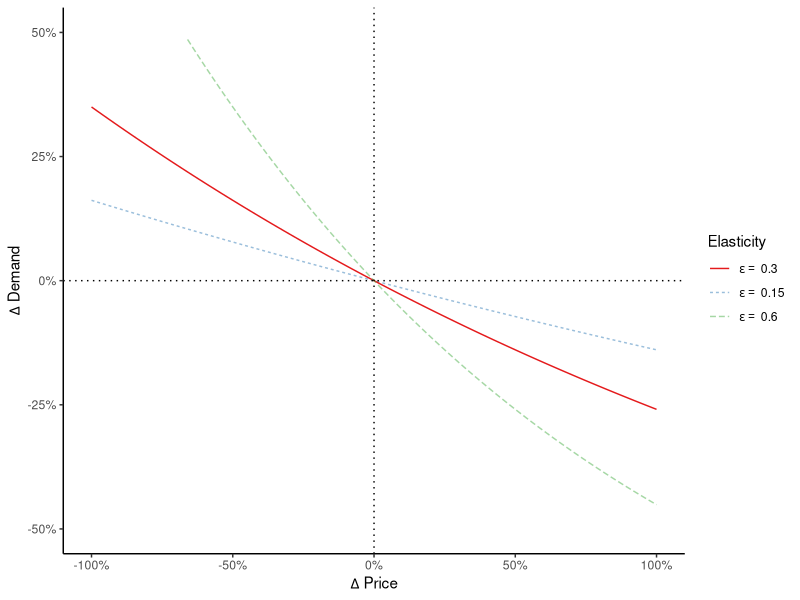
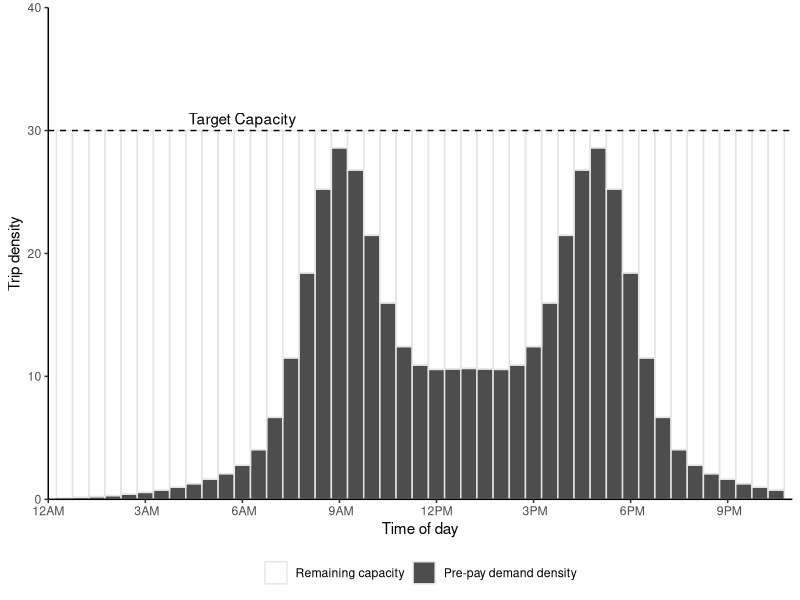

The R script that drew these images, in order:

library(data.table)
library(ggplot2)
library(scales)
# library(extrafont)

#### Functions ####

#Pricing function
fun.price <- function(k, pmin, pmax, a, b)  pmin + (pmax-pmin)/(1 + exp(a-b*k))

#Elasticity function
fun.elasticdemand <- function(k,p1,p2,E) k+k*(exp(-E*(p2-p1)/(p2+p1))-1)
#fun.elasticdemand <- function(k,p1,p2,E) k*((p2-p1)/p1)^-E

#Demand distribution (Manually constructed for this example)
fun.demanddist <- function(scale, t,sd) scale*(dnorm(t,mean=9,sd) + dnorm(t,mean=17,sd) + dnorm(t,mean=12,sd=4) + dnorm(t,mean=14,sd=4))


#### Parameters ####
E = 0.3
trips = 100000
inc = 5/60
t = seq(0,24,by=inc)
a = 7
b = 0.3
pfix = 8
pmin = 0*pfix/2
pmax = pfix*3
nlanes = 6 #lanes

#### Run for the constant parameters ####
dat = data.table(t=t, k1 = fun.demanddist(85,t,1.5), price1 = pfix)
#dat[ , k2 := fun.demanddist(t,2)]
dat[ , "q1" := trips*k1/sum(k1)/inc/nlanes ]
dat[ , "n1" := trips*k1/sum(k1) ]
dat[ , price2 := fun.price(k1, pmin, pmax, a, b)]

dat[ , k2 := fun.elasticdemand(k1,price1,price2,E)]
dat[ , k2 := sum(k1)*k2/sum(k2)]
dat[ , "q2" := trips*k2/sum(k2)/inc/nlanes ]
dat[ , "n2" := trips*k2/sum(k2) ]

#Revenue
dat[ , rev1 := n1*price1]
dat[ , rev2 := n2*price2]
#Revenue per house
dat[ , rev1hr := rev1/inc]
dat[ , rev2hr := rev2/inc]
#Cumulative sum
dat[ , sumrev1 := cumsum(n1*price1)]
dat[ , sumrev2 := cumsum(n2*price2)]

#Time
dat[ , time := as.POSIXct('2000-01-01 00:00:00 EST', tz='EST') + (3600*t)]

#Check sum, make sure the same number of total trips happen
dat[ , lapply(.SD, sum),.SDcols = c("k1","k2")]
dat[ , lapply(.SD, sum),.SDcols = c("q1","q2")]
dat[ , lapply(.SD, sum),.SDcols = c("n1","n2")]


#### Run with varying pmax and elasticity ####
#Set up combination matrix
datvar = as.data.table(expand.grid(tval = t,
                                   E = seq(0,2, by=0.025),
                                   surge = seq(0, 4, by = 0.05)))
#Assign fixed price & scaled price
datvar[ , price1 := pfix]
datvar[ , pmax := pfix*surge]
#Calculate demand dist for each combo
datvar[ , k1 := fun.demanddist(85, tval, 1.5), by = .(E,surge)]
#Calculate flow and number of trips for fixed price
datvar[ , "q1" := trips*k1/sum(k1)/inc/nlanes, by = .(E,surge)]
datvar[ , "n1" := trips*k1/sum(k1), by = .(E,surge)]
#Calculate new price the previous demand
datvar[ , price2 := fun.price(k1, pmin, pmax, a, b)]
#Calculate new density, flow, and number of trips from price
datvar[ , k2 := fun.elasticdemand(k1,price1,price2,E), by = .(E,surge)]
datvar[ , k2 := sum(k1)*k2/sum(k2), by = .(E,surge)]
datvar[ , "q2" := trips*k2/sum(k2)/inc/nlanes, by = .(E,surge)]
datvar[ , "n2" := trips*k2/sum(k2), by = .(E,surge)]
#Revenue
datvar[ , rev1 := cumsum(n1*price1)]
datvar[ , rev2 := cumsum(n2*price2)]

#Revenue
datvar[ , rev1 := n1*price1]
datvar[ , rev2 := n2*price2]
#Cumulative sum
datvar[ , sumrev1 := cumsum(rev1)]
datvar[ , sumrev2 := cumsum(rev2)]

#Time
datvar[ , time := as.POSIXct('2000-01-01 00:00:00 EST', tz='EST') + (3600*tval)]

#Check sum, make sure the same number of total trips happen
datvar[ , lapply(.SD, sum),.SDcols = c("k1","k2"), by = .(E,surge)][, all.equal(k1,k2)]
datvar[ , lapply(.SD, sum),.SDcols = c("q1","q2"), by = .(E,surge)][, all.equal(q1,q2)]
datvar[ , lapply(.SD, sum),.SDcols = c("n1","n2"), by = .(E,surge)][, all.equal(n1,n2)]

#Aggregate total revenue
revmat <- datvar[ , list("revratio" = sum(rev2)/sum(rev1)), by = .(E,surge)]



#### Ploting ####


#### Kernal Density 
#rand = data.table(rand = c(rlnorm(50, sd=0.5), rnorm(50, mean=3, sd=0.5)))
#rand = data.table(rand = rlnorm(5))
rand = data.table(rand = c(-2.1,-1.3,-0.4,1.9,5.1,6.2))
d = density(rand$rand, kernel = 'gaussian', bw=sqrt(2.25))

plot.kernel <- ggplot(rand, aes(rand)) +
  geom_rug() +
  geom_histogram(aes(y=4*..density..), binwidth=d$bw, alpha=0.2) +
  geom_density(aes(y=..count..), bw=d$bw) +
  scale_y_continuous("Density", limits = c(0, 1)) +
  scale_x_continuous("Random value", limits = c(-7.5,12)) +
  theme_classic() 
#theme(text=element_text(family="Times New Roman"))
for(x in rand$rand) plot.kernel <- plot.kernel + stat_function(fun = dnorm, args = list(mean = x, sd = d$bw), linetype=2)
# plot.kernel


#### Elasticity Plot
elabs <- c(paste0("E = ",E), paste0("E = ",E/2), paste0("E = ",2*E))
elabs <- c(bquote(epsilon ==~.(E)), bquote(epsilon ==~.(E/2)), bquote(epsilon ==~.(2*E)))

plot.elasticity <- ggplot(data.frame(x = c(0, 1)), aes(x)) + 
  stat_function(fun = function(x) exp(-0.5*E*x)-1, aes(linetype = "E/2", color = "E/2"), alpha = 0.5) +
  stat_function(fun = function(x) exp(-E*x)-1, aes(linetype = "E", color = "E")) +
  stat_function(fun = function(x) exp(-2.0*E*x)-1, aes(linetype = "2E", color = "2E"), alpha = 0.5) +
  geom_vline(xintercept = 0, linetype="dotted") +
  geom_hline(yintercept = 0, linetype="dotted") +
  #annotate("text", x=-0.4, y=-.25, label = paste("Constant elasticity =",E)) + #, family = "Times New Roman") +
  scale_x_continuous(expression(Delta~"Price"), labels = scales::percent, limits = c(-1,1)) +
  scale_y_continuous(expression(Delta~"Demand"), labels = scales::percent, limits = c(-0.5,0.5)) +
  scale_color_brewer("Elasticity", palette = "Set1", limits = c("E","E/2","2E"), labels = elabs) +
  scale_linetype("Elasticity", limits = c("E","E/2","2E"), labels = elabs) +
  theme_classic()
# theme(text=element_text(family="Times New Roman"))
plot.elasticity

#### Pricing funcition 
plot.price <- ggplot(data.frame(x = c(0, 40)), aes(x)) + 
  stat_function(fun = fun.price, args = list(pmin, pmax, a, b)) +
  scale_y_continuous("Price ($/veh)", labels = scales::dollar, limits = c(0,pmax)) +
  scale_x_continuous("Traffic density (veh/km/lane)") +
  theme_classic()
# theme(text=element_text(family="Times New Roman"))
# plot.price


#### Discretized time Density Distributions
captime = data.table(t = seq(0, 24, by = 0.5),
                     time = as.POSIXct('2000-01-01 00:00:00 EST', tz='EST') + (3600*seq(0, 24, by = 0.5)),
                     k = fun.demanddist(55, seq(0, 24, by = 0.5), 1),
                     cap = 30)
captime[ , diff := cap - k ]
captime[diff < 0, diff := abs(diff) + cap]
captime <- melt(captime, id.vars = c("t","time","cap"))
captime[ , variable := factor(variable, levels = c("diff","k"))]

plot.captime <- ggplot(captime) + 
  #geom_col(aes(x=time,y=k), color = alpha("white",0)) +
  #geom_col(aes(x=time,y=cap, color = "Density of pre-purchased time slots"), width = 0, fill = alpha("white",0)) +
  geom_col(aes(x=time, y = value, fill = variable), color = "gray90", width = 1800, position = "stack") +
  scale_fill_manual(NULL, values = c(alpha("white",0),"gray30"), labels = c("Remaining capacity","Pre-pay demand density")) +
  geom_hline(yintercept = captime$cap[1], linetype = "dashed") +
  annotate("text", x = as.POSIXct('2000-01-01 06:00:00 EST', tz='EST'), y = 30, label = "Target Capacity", vjust = -0.5) +
  scale_y_continuous("Trip density", expand = c(0,0), limits = c(0,40)) +
  scale_x_datetime("Time of day", labels = date_format("%l%p", tz='EST'), date_breaks = "3 hour", expand = c(0,0),
                   limits = c(as.POSIXct('2000-01-01 00:00:00 EST', tz='EST'),as.POSIXct('2000-01-01 23:00:00 EST', tz='EST'))) +
  theme_classic() +
  theme(legend.position = "bottom", 
        legend.background = element_blank())
#text=element_text(family="Times New Roman"))
plot.captime



#### Demand Density Distributions (Same as flow, but with density)
plot.demanddensity <- ggplot(dat) + 
  geom_line(aes(x=time,y=k1, linetype="Fixed")) + 
  geom_line(aes(x=time,y=k2, linetype="Dynamic")) + 
  scale_y_continuous("Traffic density (veh/km/ln)") +
  scale_linetype("Tolling scheme") +
  scale_x_datetime("Time of day", labels = date_format("%l%p", tz='EST'), date_breaks = "3 hour",
                   limits = c(as.POSIXct('2000-01-01 00:00:00 EST', tz='EST'),as.POSIXct('2000-01-01 23:00:00 EST', tz='EST'))) +
  theme_classic() +
  theme(legend.position = c(0.2,0.7), 
        legend.background = element_blank())
        #text=element_text(family="Times New Roman"))
# plot.demanddensity

#### Demand flow distributions (Same as density, but with flow)
plot.demandflow <- ggplot(dat) + 
  geom_line(aes(x=time,y=q1, linetype="Fixed")) + 
  geom_line(aes(x=time,y=q2, linetype="Dynamic")) + 
  scale_y_continuous("Traffic flow (veh/hr/lane)") +
  scale_linetype("Tolling scheme") +
  scale_x_datetime("Time of day", labels = date_format("%l%p", tz='EST'), date_breaks = "3 hour",
                   limits = c(as.POSIXct('2000-01-01 00:00:00 EST', tz='EST'),as.POSIXct('2000-01-01 23:00:00 EST', tz='EST'))) +
  theme_classic() +
  theme(legend.position = c(0.15,0.6))
        #text=element_text(family="Times New Roman"))
# plot.demandflow


#### Toll price distribution
plot.toll <- ggplot(dat) +  
  geom_line(aes(x=time,y=price1, linetype="Fixed")) + 
  geom_line(aes(x=time,y=price2, linetype="Dynamic")) + 
  scale_y_continuous("Price ($/veh)", labels = scales::dollar, limits = c(0,pmax)) +
  scale_linetype("Tolling scheme") +
  scale_x_datetime("Time of day", labels = date_format("%l%p", tz='EST'), date_breaks = "3 hour",
                   limits = c(as.POSIXct('2000-01-01 00:00:00 EST', tz='EST'),as.POSIXct('2000-01-01 23:00:00 EST', tz='EST'))) +
  theme_classic() +
  theme(legend.position = c(0.2,0.7),
        legend.background = element_blank())
        #text=element_text(family="Times New Roman"))
# plot.toll

#### Revenue distribution
plot.revenue <- ggplot(dat) + 
  geom_line(aes(x=time,y=rev1, linetype=paste0("Fixed toll,\nTotal revenue: ", scales::dollar(sum(dat$rev1))))) +
  geom_line(aes(x=time,y=rev2, linetype=paste0("Dynamic toll,\nTotal revenue: ", scales::dollar(sum(dat$rev2))))) +
  scale_y_continuous(expression("Revenue per hour ($/hr)"), labels = scales::dollar) +
  scale_x_datetime("Time of day", labels = date_format("%l%p", tz='EST'), date_breaks = "3 hour",
                   limits = c(as.POSIXct('2000-01-01 00:00:00 EST', tz='EST'),
                              as.POSIXct('2000-01-01 24:00:00 EST', tz='EST'))) +
  scale_linetype(NULL) +
  # annotate("text", x=as.POSIXct('2000-01-01 24:00:00 EST', tz='EST'), y=0.5*max(dat$rev2),
  #          label = paste0(paste0("Fixed toll: ", scales::dollar(sum(dat$rev1))),"\n",
  #                         paste0("Dynamic toll: ", scales::dollar(sum(dat$rev2)))), hjust = 0, size = 4) +
  theme_classic() +
  theme(legend.position = "bottom",
        legend.background = element_blank())
        #text=element_text(family="Times New Roman"))
# plot.revenue


#### Cumulative revenue
plot.revsum <- ggplot(dat) + 
  geom_line(aes(x=time,y=sumrev1, linetype="Fixed")) +
  geom_line(aes(x=time,y=sumrev2, linetype="Dynamic")) +
  scale_y_continuous("Total revenue ($)", labels = scales::dollar) +
  scale_linetype(NULL) +
  scale_x_datetime("Time of day", labels = date_format("%l%p", tz='EST'), date_breaks = "3 hour",
                   limits = c(as.POSIXct('2000-01-01 00:00:00 EST', tz='EST'),as.POSIXct('2000-01-01 23:00:00 EST', tz='EST'))) +
  theme_classic() +
  theme(legend.position = c(0.2,0.7),
        legend.background = element_blank())
#text=element_text(family="Times New Roman"))
# plot.revsum


#### Total revenue by Elasticity vs Pmax
# cuts = with(revmat, 
#             c(seq(10*floor(10*min(revratio)), 100, length.out = 6)[-6],
#               seq(100, 10*ceiling(10*max(revratio)), length.out = 6)))

cuts = seq(0, 200, by = 20)
cutlabs = c(paste0(paste(round(cuts)[-length(cuts)], round(cuts[-1]), sep = "-"),"%"),paste0(">",round(cuts)[length(cuts)],"%"))

plot.revmat <- ggplot(revmat, aes(x = E, y = surge)) +
  #geom_contour_filled(breaks = cuts, aes(z = 100*revratio)) +
  geom_raster(aes(fill = cut(100*revratio, c(cuts,Inf), include.lowest = T))) +
  geom_contour(breaks = cuts, aes(z = 100*revratio), color = "black") +
  scale_x_continuous(expression("Price Elasticity of Demand, "~epsilon), expand = c(0,0)) +
  scale_y_continuous(expression("Maximum surge pricing,"~P[max]), expand = c(0,0),
                     labels = scales::percent_format()) +
  scale_fill_brewer(expression("Revenue Ratio\n(Dynamic / Fixed)"),
                    palette = "RdBu", label = cutlabs) +
  coord_cartesian(xlim = c(0, max(revmat$E)), ylim = c(0,max(revmat$surge))) +
  theme_bw()
# plot.revmat





# ggsave("../figures/toyprice.pdf", plot.price, device = cairo_pdf, width=4.25, height=2, units = "in")
# ggsave("../figures/toyelasticity.pdf", plot.elasticity, device = cairo_pdf, width=4.25, height=2, units = "in")
# ggsave("../figures/toydemand.pdf", plot.demanddensity, device = cairo_pdf, width=4.25, height=2, units = "in")
# ggsave("../figures/toytoll.pdf", plot.toll, device = cairo_pdf, width=4.25, height=2, units = "in")
# ggsave("../figures/toyrevenue.pdf", plot.revenue, device = cairo_pdf, width=4.25, height=2, units = "in")
# ggsave("../figures/KDE.pdf", plot.kernel, device = cairo_pdf, width=4.25, height=2, units = "in")
